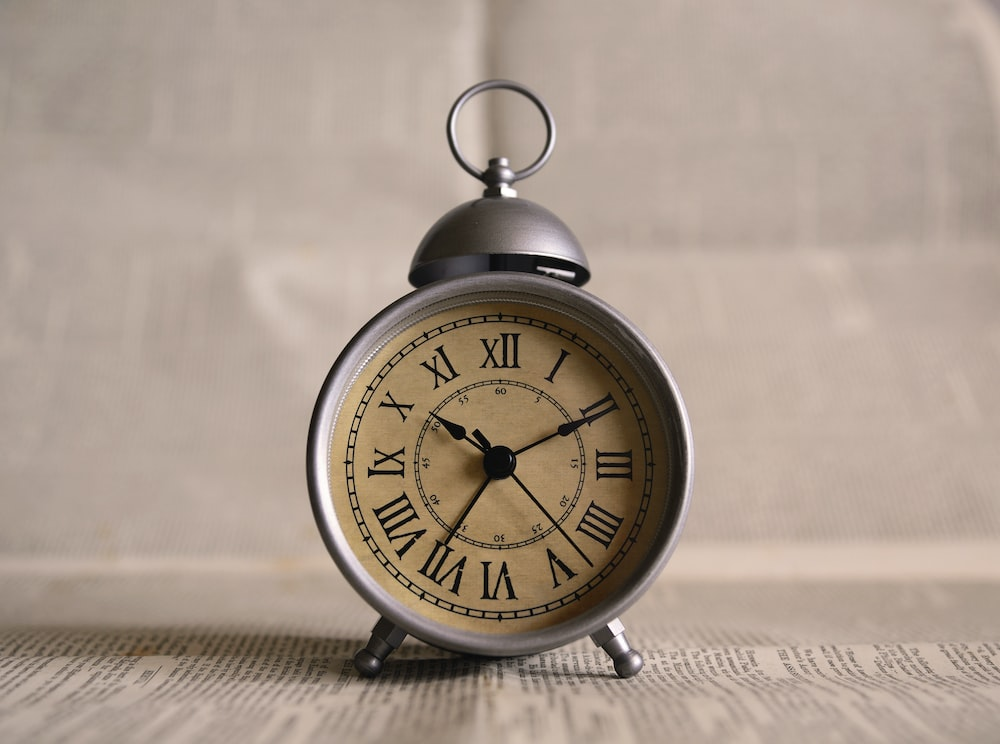
#> input picture first/clock.jpg, 1000 x 744 px
$ python main.py
#> lines starting #> are read from the running program, lines starting #| are printed output that depends on the picture; after the words box and inside, x2 and y2 are one past the last pixel; in counts of white or black regions, pixels touching at a corner belong together
import cv2

# Read the image
image_path = 'clock.jpg'
image = cv2.imread(image_path)
#> image is the input picture: shape (744, 1000, 3); mean B, G, R 140.1, 153, 168.9

# Define the coordinates of the bounding box (x, y, width, height)
bbox = (300, 75, 400, 610)

# Extract the coordinates
x, y, w, h = bbox

# Draw a bounding box on the image
color = (0, 255, 0)  # Green color for the bounding box
thickness = 2
cv2.rectangle(image, (x, y), (x + w , y + h), color, thickness)
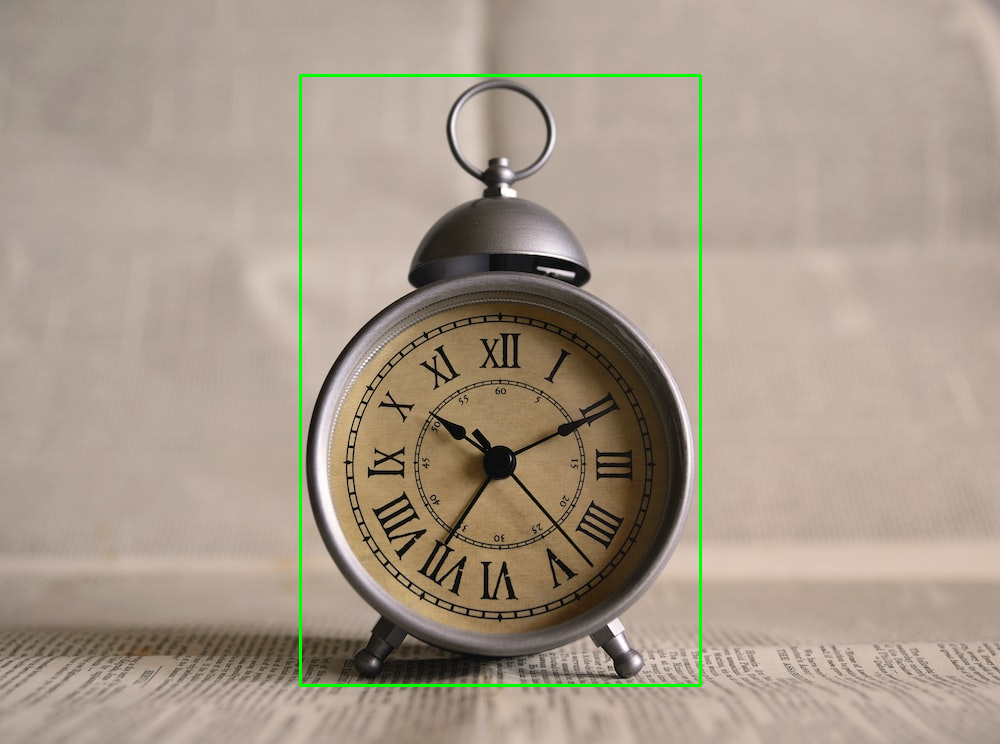
#> image: shape (744, 1000, 3); 0.81% of pixels changed, all inside (x1, y1, x2, y2) = (299, 74, 702, 687)

# Add text to the edge of the bounding box
text = "clock 400*610"
font = cv2.FONT_HERSHEY_SIMPLEX
font_scale = 0.5
text_color = (255, 255, 255)  # White color for the text
text_thickness = 1
text_size = cv2.getTextSize(text, font, font_scale, text_thickness)[0]
cv2.putText(image, text, (x, y - 10), font, font_scale, text_color, text_thickness)
#> image: shape (744, 1000, 3); 0.03% of pixels changed, all inside (x1, y1, x2, y2) = (302, 55, 416, 66)

# Show the image with bounding box and text
cv2.imshow('Image with Bounding Box', image)

# Wait for a key press and close the window
cv2.waitKey(0)
cv2.destroyAllWindows()
# this is for test
